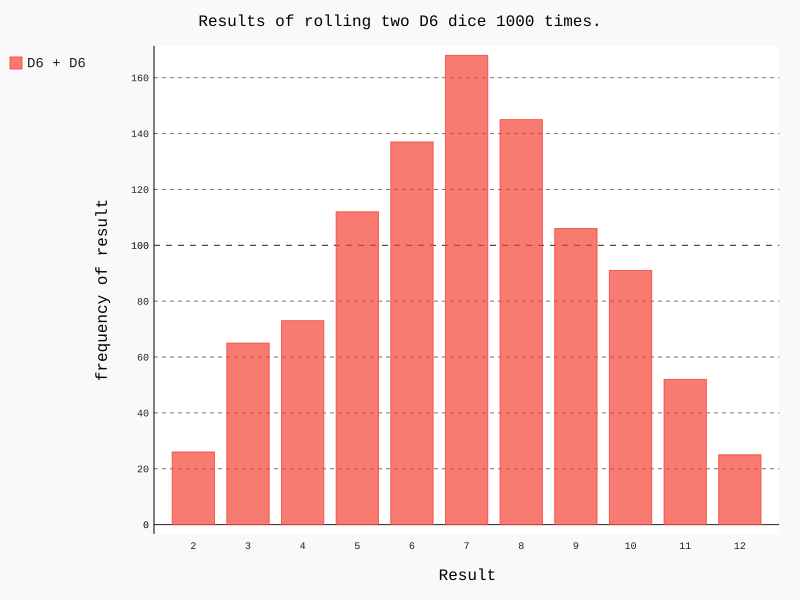

Write the Python code that produced this figure.
from die import Die
import pygal

# Create two D6 dice.
die_1 = Die()
die_2 = Die()

# Make some rolls, and store results in a list.
results = []
for roll_num in range(1000):
    result = die_1.roll() + die_2.roll()
    results.append(result)

# Analyze the results.
frequencies = []
max_result = die_1.num_sides + die_2.num_sides
for value in range(2, max_result+1):
    frequency = results.count(value)
    frequencies.append(frequency)

# Visualize the results.
hist = pygal.Bar()

hist.title = "Results of rolling two D6 dice 1000 times."
hist.x_labels = [x+1 for x in range(1, 12)]
hist.x_title = "Result"
hist.y_title = "frequency of result"

hist.add('D6 + D6', frequencies)
hist.render_to_file('dice_visual.svg')
